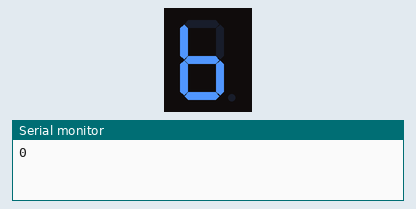
Bench run of a sketch on a simulated Arduino Mega 2560, built with avr-gcc and run on an emulated ATmega2560. Parts: 1-digit seven-segment display, the last lines printed to the serial monitor. Wiring (inferred from the names in the program): 1-digit 7-segment display, segments lit when LOW: segments pin 23, pin 22, pin 21, pin 19, pin 18, pin 5, pin 4, pin 2. The segment pins are drawn as the display they are named for.

Above: at 0.1 s.
At 1.1 s:
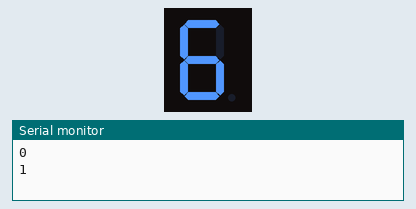
At 2.1 s:
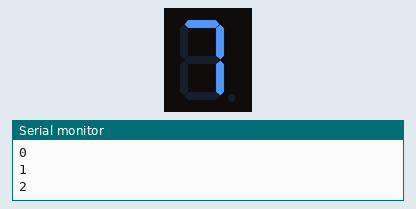
At 3.1 s:
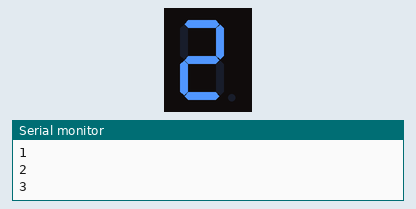
At 5.1 s:
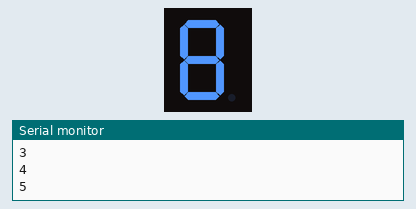
At 7.1 s:
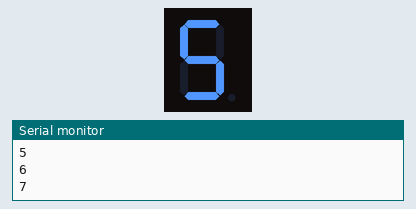

Measured:
- by itself, everything shown: repeats every 8.0 s, in 8 steps
- what the display in image 1 shows lasts 1.0 s, from 1.0 s to 2.0 s

The sketch:

3A_B67__1__copy_20260121022054.ino
```cpp
#define minData 0
#define maxData 7  // *** แก้จุดนี้: เปลี่ยนเป็น 7 (เพราะข้อมูลมีลำดับ 0-7) ***

int SegmentPort[] = {2, 4, 5, 18, 19, 21, 22, 23}; // tgfe dcba

// ตารางรหัส B6729875
int SegmentTable[] = {
  0x7C, // ลำดับที่ 0: B
  0x7D, // ลำดับที่ 1: 6
  0x07, // ลำดับที่ 2: 7
  0x5B, // ลำดับที่ 3: 2
  0x6F, // ลำดับที่ 4: 9
  0x7F, // ลำดับที่ 5: 8
  0x07, // ลำดับที่ 6: 7
  0x6D  // ลำดับที่ 7: 5
};

int nCounter = 0;

void Display_1Digit_7Segment(int iData) {
  // เครื่องหมาย ~ (Not) ใช้สำหรับจอ Common Anode
  // ถ้าใช้ Common Cathode ให้ลบ ~ ออกนะครับ
  int SegDecode = ~SegmentTable[iData];

  for (int i = 0; i < 8; i++) {
    // ใช้ 7-i หรือ i ขึ้นอยู่กับการเรียงสายของคุณ
    digitalWrite(SegmentPort[7-i], SegDecode & 1);
    SegDecode = SegDecode >> 1;
  }
}

void setup() {
  for (int i = 0; i < 8; i++)
    pinMode(SegmentPort[i], OUTPUT);
  Serial.begin(115200);
}

void loop() {
  Display_1Digit_7Segment(nCounter);
  Serial.println(nCounter);

  nCounter++;

  // เช็คเงื่อนไขการวนลูป
  // ถ้า nCounter มากกว่า 7 (เกินตัวสุดท้าย) -> ให้กลับไปเริ่มที่ 0 (ตัว B)
  nCounter = nCounter > maxData ? minData : nCounter;

  delay(1000); // รอ 1 วินาที
}
```
